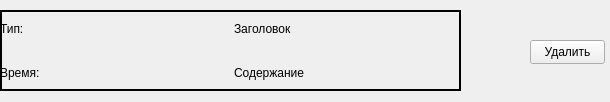
<?xml version="1.0" encoding="UTF-8"?>
<ui version="4.0">
 <class>notificationWidget</class>
 <widget class="QWidget" name="notificationWidget">
  <property name="geometry">
   <rect>
    <x>0</x>
    <y>0</y>
    <width>610</width>
    <height>102</height>
   </rect>
  </property>
  <property name="windowTitle">
   <string>Form</string>
  </property>
  <property name="styleSheet">
   <string notr="true"/>
  </property>
  <widget class="QWidget" name="gridWidget" native="true">
   <property name="geometry">
    <rect>
     <x>0</x>
     <y>10</y>
     <width>461</width>
     <height>81</height>
    </rect>
   </property>
   <property name="styleSheet">
    <string notr="true">#gridWidget{
    border: 2px solid black;
}

#gridWidget:hover{
    background: #67BA80;
}</string>
   </property>
   <layout class="QGridLayout" name="gridLayout">
    <item row="0" column="0">
     <widget class="QLabel" name="type">
      <property name="text">
       <string>Тип:</string>
      </property>
     </widget>
    </item>
    <item row="1" column="0">
     <widget class="QLabel" name="time">
      <property name="text">
       <string>Время:</string>
      </property>
     </widget>
    </item>
    <item row="0" column="1">
     <widget class="QLabel" name="title">
      <property name="text">
       <string>Заголовок</string>
      </property>
     </widget>
    </item>
    <item row="1" column="1">
     <widget class="QLabel" name="description">
      <property name="text">
       <string>Содержание</string>
      </property>
     </widget>
    </item>
   </layout>
  </widget>
  <widget class="QPushButton" name="deleteButton">
   <property name="geometry">
    <rect>
     <x>530</x>
     <y>40</y>
     <width>75</width>
     <height>24</height>
    </rect>
   </property>
   <property name="text">
    <string>Удалить</string>
   </property>
  </widget>
 </widget>
 <resources/>
 <connections/>
</ui>
